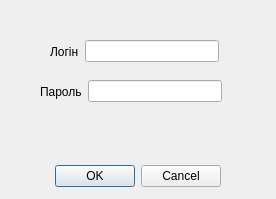
<?xml version="1.0" encoding="UTF-8"?>
<ui version="4.0">
 <class>loginWindow</class>
 <widget class="QDialog" name="loginWindow">
  <property name="geometry">
   <rect>
    <x>0</x>
    <y>0</y>
    <width>276</width>
    <height>199</height>
   </rect>
  </property>
  <property name="windowTitle">
   <string>Авторизація</string>
  </property>
  <widget class="QDialogButtonBox" name="buttonBox">
   <property name="geometry">
    <rect>
     <x>40</x>
     <y>160</y>
     <width>181</width>
     <height>32</height>
    </rect>
   </property>
   <property name="orientation">
    <enum>Qt::Horizontal</enum>
   </property>
   <property name="standardButtons">
    <set>QDialogButtonBox::Cancel|QDialogButtonBox::Ok</set>
   </property>
  </widget>
  <widget class="QWidget" name="layoutWidget">
   <property name="geometry">
    <rect>
     <x>50</x>
     <y>40</y>
     <width>169</width>
     <height>23</height>
    </rect>
   </property>
   <layout class="QHBoxLayout" name="horizontalLayout">
    <item>
     <widget class="QLabel" name="login_label">
      <property name="text">
       <string>Логін</string>
      </property>
     </widget>
    </item>
    <item>
     <widget class="QLineEdit" name="login_edit"/>
    </item>
   </layout>
  </widget>
  <widget class="QWidget" name="layoutWidget">
   <property name="geometry">
    <rect>
     <x>40</x>
     <y>80</y>
     <width>182</width>
     <height>23</height>
    </rect>
   </property>
   <layout class="QHBoxLayout" name="horizontalLayout_2">
    <item>
     <widget class="QLabel" name="password_label">
      <property name="text">
       <string>Пароль</string>
      </property>
     </widget>
    </item>
    <item>
     <widget class="QLineEdit" name="password_edit"/>
    </item>
   </layout>
  </widget>
  <widget class="QLabel" name="error_label">
   <property name="geometry">
    <rect>
     <x>30</x>
     <y>120</y>
     <width>211</width>
     <height>31</height>
    </rect>
   </property>
   <property name="text">
    <string/>
   </property>
  </widget>
  <zorder>layoutWidget</zorder>
  <zorder>layoutWidget</zorder>
  <zorder>buttonBox</zorder>
  <zorder>error_label</zorder>
 </widget>
 <resources/>
 <connections>
  <connection>
   <sender>buttonBox</sender>
   <signal>accepted()</signal>
   <receiver>loginWindow</receiver>
   <slot>accept()</slot>
   <hints>
    <hint type="sourcelabel">
     <x>248</x>
     <y>254</y>
    </hint>
    <hint type="destinationlabel">
     <x>157</x>
     <y>274</y>
    </hint>
   </hints>
  </connection>
  <connection>
   <sender>buttonBox</sender>
   <signal>rejected()</signal>
   <receiver>loginWindow</receiver>
   <slot>reject()</slot>
   <hints>
    <hint type="sourcelabel">
     <x>316</x>
     <y>260</y>
    </hint>
    <hint type="destinationlabel">
     <x>286</x>
     <y>274</y>
    </hint>
   </hints>
  </connection>
 </connections>
</ui>
